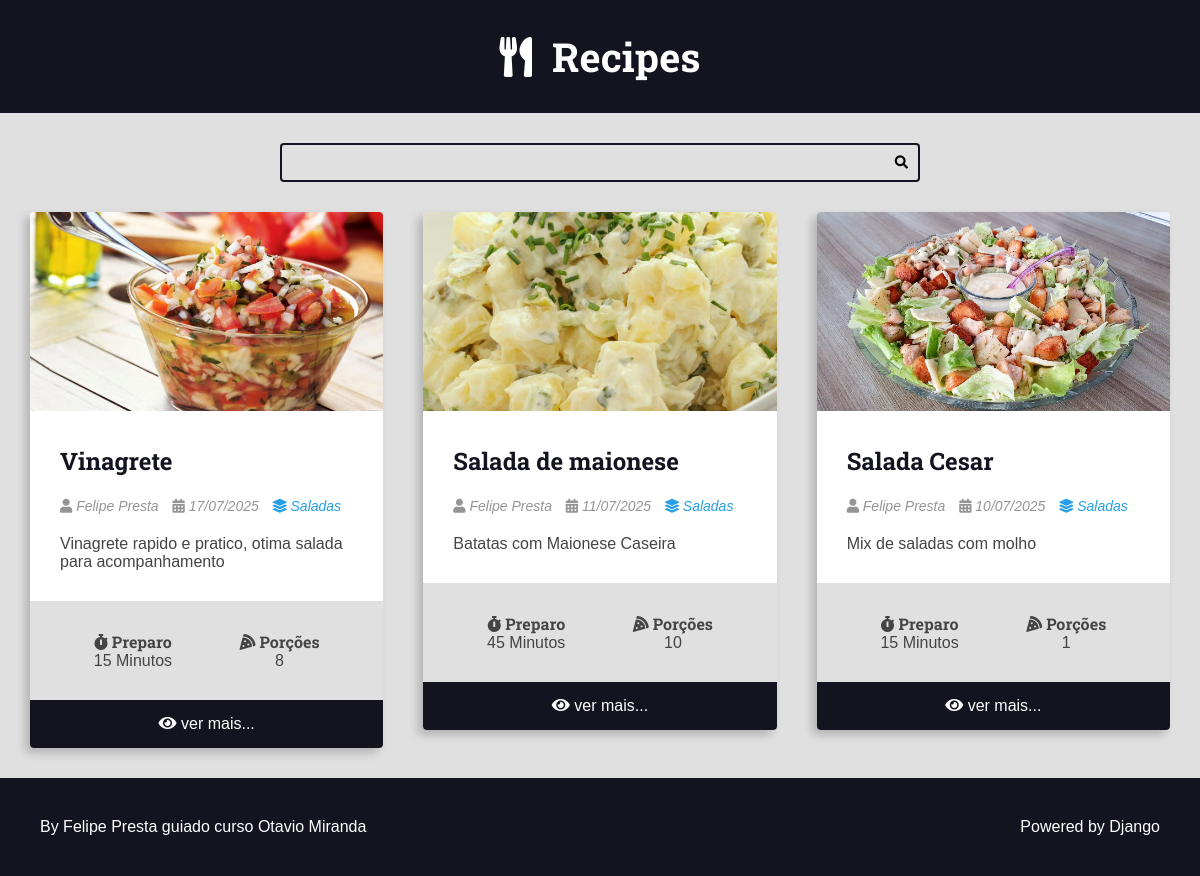
Page /recipes/category/1/ on the committed database.
### recipes/models.py (models this page shows, shortened)
class Recipe(models.Model):
    tittle = models.CharField(max_length=65)
    description = models.CharField(max_length=165)
    slug = models.SlugField(unique=True)
    preparation_time = models.IntegerField()
    preparation_time_unit = models.CharField(max_length=65)
    servings_steps = models.IntegerField()
    servings_steps_unit = models.CharField(max_length=65, blank=True, null=True)
    preparation_steps = models.TextField()
    preparation_steps_is_html = models.BooleanField(default=False)
    created_at = models.DateTimeField(auto_now_add=True)
    updated_at = models.DateTimeField(auto_now=True)
    is_published = models.BooleanField(default=False)
    cover = models.ImageField(upload_to='recipes/covers/%Y/%m/%d/', blank=True)
    category = models.ForeignKey(Category, on_delete=models.SET_NULL, null=True)
    author = models.ForeignKey(User, on_delete=models.SET_NULL, null=True)

class Category(models.Model):
    name = models.CharField(max_length=65)

### recipes/views.py (the view)
# urls.py: path('recipes/category/<int:category_id>/', views.category, name='category'),
def category(request, category_id):
    recipes = get_list_or_404(Recipe.objects.order_by('-id'), category__id=category_id, is_published=True)
    page_object, pagination_range = make_pagination(request, recipes, PER_PAGE)
    return render(request, 'recipes/category.html', context={
        'recipes': page_object,
        'pagination_range':pagination_range,
        'title': f'{recipes[0].category.name} | Category',
    })

### utils/pagination.py (called while the page is built)
def make_pagination(request, queryset, per_page, qty_page=4):
    try:
        current_page = int(request.GET.get('page', 1))
    except ValueError:
        current_page = 1
    paginator = Paginator(queryset, per_page)
    page_object = paginator.get_page(current_page)
    pagination_range = make_pagination_range(
        paginator.page_range,
        qty_page,
        current_page
    )
    return page_object, pagination_range

### recipes/templates/recipes/category.html (shortened to what this page needs)
{% extends 'base.html' %}
{% block body %}
    {% include 'recipes/partials/search.html' %}
    <div class="main-content-container">
        <div class="main-content main-content-list container">
            {% for recipe in recipes %}
                {% include 'recipes/partials/recipe.html' %}
            {% endfor %}
        </div>
    </div>
{% endblock %}

### recipes/templates/recipes/partials/recipe.html (shortened to what this page needs)
<div class="recipe recipe-list-item">
    {% if recipe.cover %}
        <div class="recipe-cover">
            <a href="{% url 'recipes:recipe_detail' recipe.id %}">
                 <img src="{{ recipe.cover.url }}" alt="temporario">
            </a>
        </div>
    {% endif %}
    <div class="recipe-title-container">
        <h2 class="recipe-title">
            <a href="{% url 'recipes:recipe_detail' recipe.id %}">
                {{ recipe.tittle }}
            </a>
        </h2>
    </div>
     <div class="recipe-author">
        <span class="recipe-author-item">
            <i class="fas fa-user"></i>
            {% if recipe.author.first_name %}
                {{ recipe.author.first_name }} {{ recipe.author.last_name }}
            {% else %}
                {{ recipe.author.username }}
            {% endif %}
        </span>
        <span class="recipe-author-item">
            <i class="fas fa-calendar-alt"></i>
            {{ recipe.created_at|date:"d/m/Y" }}
        </span>
        {% if recipe.category is not None %}
            <span class="recipe-author-item">
                <a href=" {% url 'recipes:category' recipe.category.id %}">
                    <i class="fas fa-layer-group"></i>
                    <span>{{ recipe.category.name }}</span>
                </a>
            </span>
        {% endif %}
    </div>
    <div class="recipe-content">
        <p>{{ recipe.description }}</p>
    </div>
     <div class="recipe-meta-container">
        <div class="recipe-meta recipe-preparation">
            <h3 class="recipe-meta-title"><i class="fas fa-stopwatch"></i> Preparo</h3>
            <div class="recipe-meta-text">
                {{ recipe.preparation_time }} {{ recipe.preparation_time_unit }}
            </div>
        </div>
        <div class="recipe-meta recipe-servings">
            <h3 class="recipe-meta-title"><i class="fas fa-pizza-slice"></i> Porções</h3>
            <div class="recipe-meta-text">
                {{ recipe.servings_steps }} {{ recipe.servings_unit }}
            </div>
        </div>
    </div>
    {% if is_datail_page is not True %}
        <footer class="recipe-footer">
            <a class="recipe-read-more button button-dark button-full-width" href="{% url 'recipes:recipe_detail' recipe.id %}">
                <i class="fas fa-eye"></i>
                <span>ver mais...</span>
            </a>
        </footer>
    {% endif %}
</div>

### static/css/style.css (style rules this page uses)
:root { --color-primary: #269fe6; --color-primary-hover: #2086c2; --color-primary-dark: #13141f; --color-primary-dark-hover: #212336; --color-primary-light: #d4ecfa; --color-primary-light-hover: #bdd8e7; --color-white: #fff; --color-black: #000; --color-dark-text: #444; --color-info-light: #cce5ff; --color-debug-light: #cce5ff; --color-success-light: #d4edda; --color-alert-light: #fff3cd; --color-warning-light: #fff3cd; --color-error-light: #f8d7da; --color-info-dark: #4d86c4; --color-debug-dark: #4d86c4; --color-success-dark: #4a9c5d; --color-alert-dark: #927f40; --color-warning-dark: #927f40; --color-error-dark: #da525d; --color-gray-0: #f9f9f9; --color-gray-1: #e0e0e0; --color-gray-2: #c7c7c7; --color-gray-3: #aeaeae; --color-gray-4: #959595; --color-gray-5: #7d7d7d; --color-gray-6: #646464; --color-gray-7: #4b4b4b; --color-gray-8: #323232; --color-gray-9: #191919; --font-primary: sans-serif; --font-headings: 'Roboto Slab', serif; --spacing-gutter-medium: 3rem; --spacing-gutter-large: 4rem; }
* { padding: 0; margin: 0; box-sizing: border-box; }
html { font-size: 62.5%; }
body { font-size: 1.6rem; font-family: var(--font-primary); background: var(--color-gray-1); color: var(--color-dark-text); }
h1, h2, h3, h4, h5, h6 { font-family: var(--font-headings); }
.container { max-width: 144rem; margin: 0 auto; padding: var(--spacing-gutter-medium); }
.main-content { padding-top: 0; }
.main-content-list { display: grid; grid-template-columns: repeat(auto-fit, minmax(340px, 1fr)); gap: var(--spacing-gutter-large); }
.recipe { background: var(--color-white); box-shadow: -5px 5px 10px rgba(0, 0, 0, .2); transform: scale(1); transition: all 300ms ease-in-out; border-radius: .4rem; overflow: hidden; }
.recipe img { max-width: 100%; }
.recipe-list-item { max-width: 64rem; height: fit-content; }
.recipe-title-container { padding: var(--spacing-gutter-medium); padding-bottom: 2rem; }
.recipe-title-container a { text-decoration: none; color: var(--color-primary-dark); }
.recipe-author { padding: 0 var(--spacing-gutter-medium); }
.recipe-author a { color: var(--color-primary); transition: all 300ms ease-in-out; text-decoration: none; }
.recipe-author-item { color: var(--color-gray-4); margin-right: 1rem; font-style: italic; font-size: 1.4rem; }
.recipe-meta-container { display: flex; flex-flow: row wrap; padding: var(--spacing-gutter-medium); background: var(--color-gray-1); }
.recipe-content { padding: var(--spacing-gutter-medium); padding-top: 2rem; }
.recipe-meta { display: flex; flex-flow: column nowrap; flex-shrink: 1; flex-grow: 1; text-align: center; }
.recipe-meta-title { font-size:1.6rem; }
.recipe-footer a { background: var(--color-primary-dark); display: block; color: var(--color-white); text-decoration: none; text-align: center; padding: 1.5rem var(--spacing-gutter-medium); transition: all 300ms ease-in-out; }

### rows in the picture
Recipe: cover (picture), tittle "Vinagrete", author.first_name "Felipe", author.last_name "Presta", created_at "17/07/2025", category.name "Saladas", description "Vinagrete rapido e pratico, otima salada para acompanhamento", preparation_time "15", preparation_time_unit "Minutos", servings_steps "8"
Recipe: cover (picture), tittle "Salada de maionese", author.first_name "Felipe", author.last_name "Presta", created_at "11/07/2025", category.name "Saladas", description "Batatas com Maionese Caseira", preparation_time "45", preparation_time_unit "Minutos", servings_steps "10"
Recipe: cover (picture), tittle "Salada Cesar", author.first_name "Felipe", author.last_name "Presta", created_at "10/07/2025", category.name "Saladas", description "Mix de saladas com molho", preparation_time "15", preparation_time_unit "Minutos", servings_steps "1"
